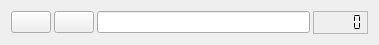
   <widget class="QWidget" name="layoutWidget">
    <property name="geometry">
     <rect>
      <x>11</x>
      <y>103</y>
      <width>379</width>
      <height>26</height>
     </rect>
    </property>
    <layout class="QGridLayout" name="gridLayout_4">
     <property name="horizontalSpacing">
      <number>3</number>
     </property>
     <item row="0" column="0">
      <widget class="QPushButton" name="select_range_4">
       <property name="text">
        <string/>
       </property>
       <property name="icon">
        <iconset resource="resources.qrc">
         <normaloff>:/styles/icon_cards_yellow_32x32.png</normaloff>:/styles/icon_cards_yellow_32x32.png</iconset>
       </property>
       <property name="iconSize">
        <size>
         <width>16</width>
         <height>16</height>
        </size>
       </property>
      </widget>
     </item>
     <item row="0" column="1">
      <widget class="QPushButton" name="button_clear_4">
       <property name="text">
        <string/>
       </property>
       <property name="icon">
        <iconset resource="resources.qrc">
         <normaloff>:/styles/icon_cancel_32x32_round.png</normaloff>:/styles/icon_cancel_32x32_round.png</iconset>
       </property>
       <property name="iconSize">
        <size>
         <width>16</width>
         <height>16</height>
        </size>
       </property>
      </widget>
     </item>
     <item row="0" column="2">
      <widget class="QLineEdit" name="range_4">
       <property name="font">
        <font>
         <pointsize>7</pointsize>
        </font>
       </property>
       <property name="text">
        <string/>
       </property>
       <property name="maxLength">
        <number>3700</number>
       </property>
      </widget>
     </item>
     <item row="0" column="3">
      <widget class="QLCDNumber" name="win_4">
       <property name="font">
        <font>
         <kerning>true</kerning>
        </font>
       </property>
       <property name="styleSheet">
        <string notr="true">color: black;</string>
       </property>
       <property name="frameShape">
        <enum>QFrame::StyledPanel</enum>
       </property>
       <property name="smallDecimalPoint">
        <bool>true</bool>
       </property>
       <property name="digitCount">
        <number>5</number>
       </property>
       <property name="segmentStyle">
        <enum>QLCDNumber::Flat</enum>
       </property>
      </widget>
     </item>
    </layout>
   </widget>
